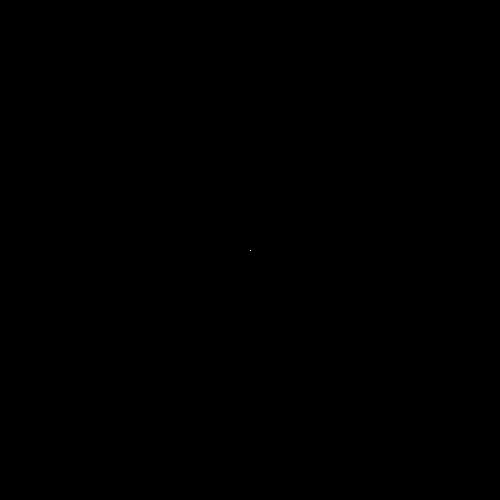
Frame 1 (no input)
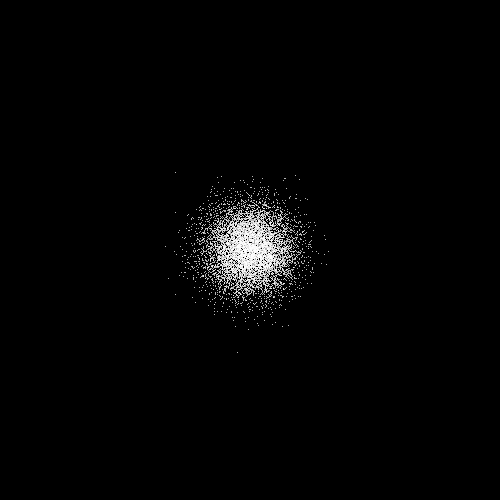
Frame 60 (the mouse pressed at the canvas centre just before this capture)
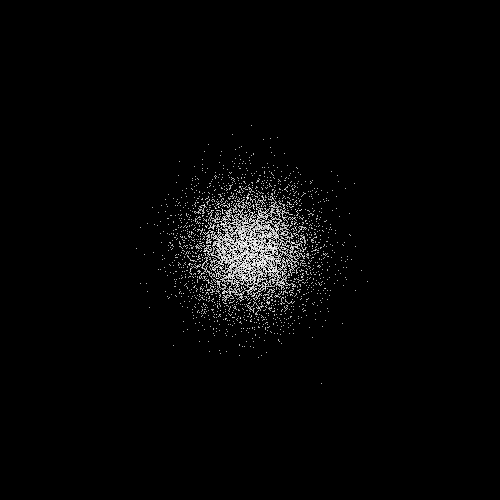
Frame 120 (the mouse held since frame 60 and released just before this capture)

The Processing sketch that drew these frames (run headless with seeded random() and noise(); from frame 60 on, the mouse is pressed at the canvas centre):

// Processing sketch: swarm
// ── swarm.pde
ArrayList <PVector> points = new ArrayList <PVector> ();

void setup() {
    size(500,500) ;

    for ( int i = 0 ; i < 9999 ; i++ ) {
        points.add( new PVector(250,250) ) ; ;
    } 
}

void draw() {
    background(0) ;
    stroke(255) ;
    for ( PVector p : points ) {
        point(p.x, p.y);
    }

    explode() ;

}

void explode( ) {
    for (PVector p : points ) {
        p.x += random(-5,5) ;
        p.y += random(-5,5) ;
    }
}
